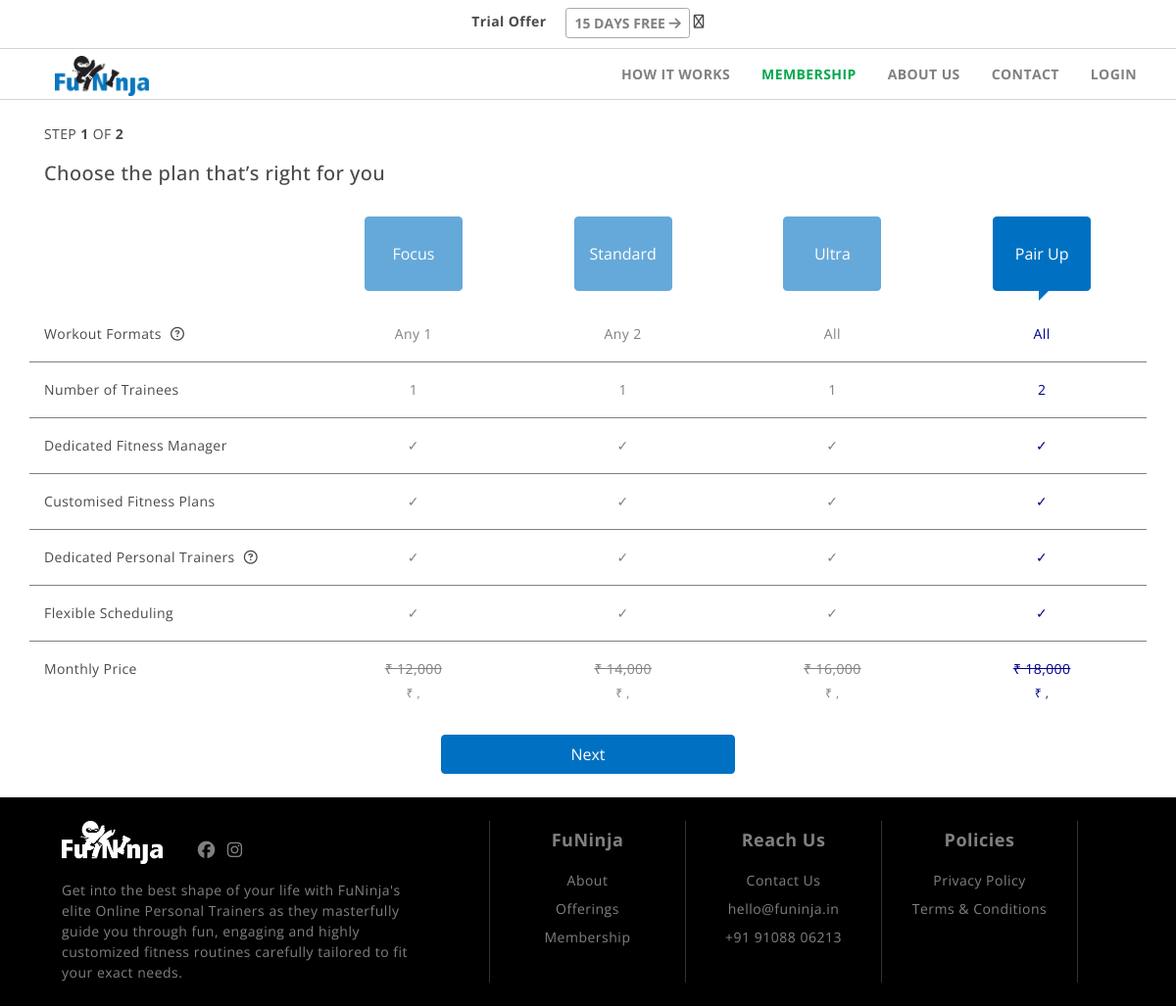
/plans_bkp.php, run on an earlier commit of the app's database.
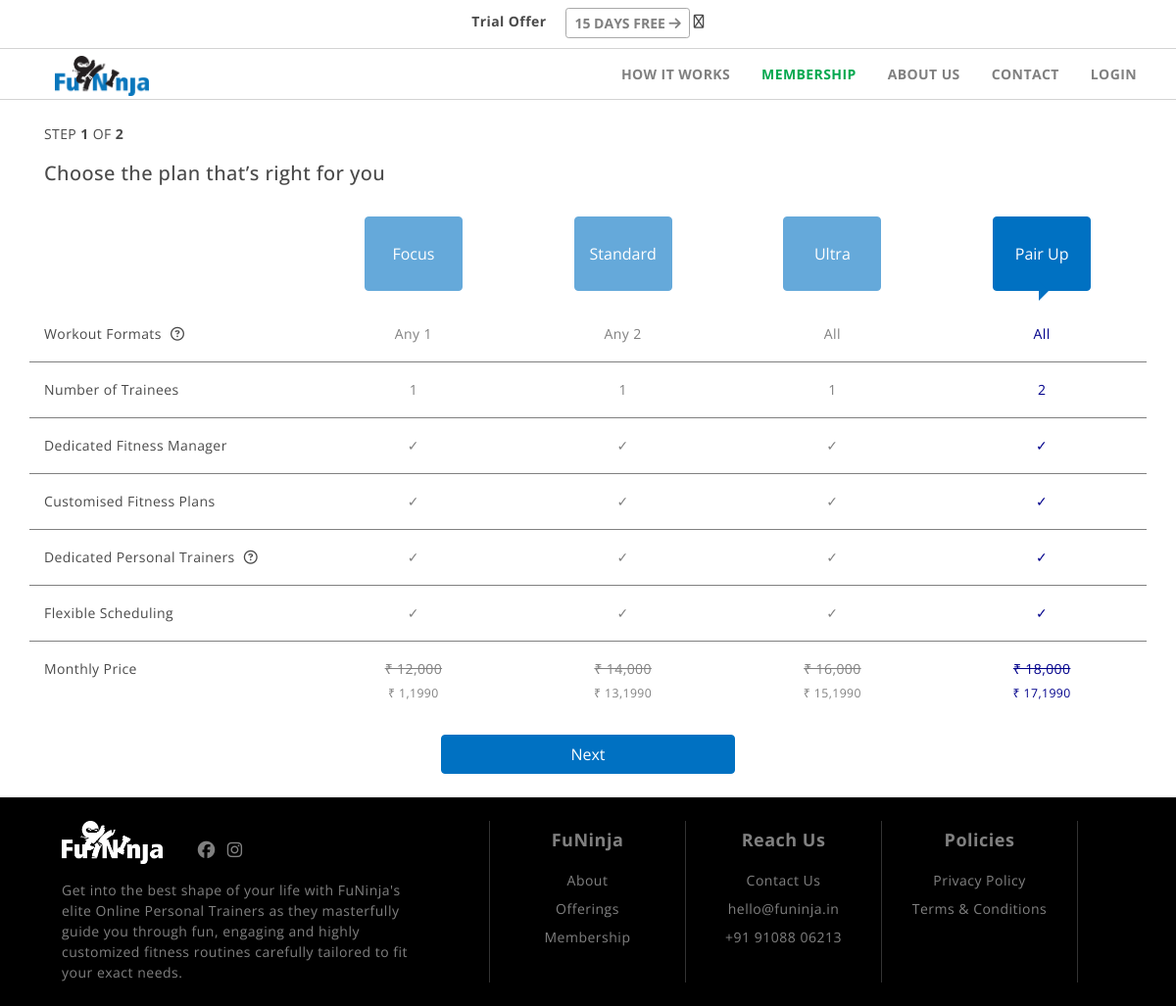
And on a later commit of the database.
### tables this page shows
CREATE TABLE `product_prices` (
  `id` int(11) NOT NULL,
  `product_id` int(11) NOT NULL,
  `valid_from` datetime NOT NULL,
  `valid_to` datetime DEFAULT NULL,
  `currency` varchar(10) NOT NULL,
  `amount` int(11) NOT NULL
);

### includes/autoloader.php (called while the page is built, shortened)
<?php
function myAutoLoader($className) {
  $path = ROOT_DIR."/classes/";
  $extension = ".php";
  $fullPath = $path . $className . $extension;
}
?>

### classes/Product.php (called while the page is built, shortened)
<?php
require_once ( ROOT_DIR.'/includes/autoloader.php' );
class Product {
  public $productName;
  function __construct($name, $conn) {
    $this->productName = $name;
    $this->setCurrentPrices($conn);
    $this->setAttributes($conn);
  }
  function setAttributes($conn){
    $sql = "select pad.attribute_name, pa.attribute_value from products p, product_attribute_definitions pad, product_attributes pa
            where p.name = '".$this->productName."' and p.id=pa.product_id and pa.attribute_id=pad.id and sysdate() BETWEEN pa.valid_from and
            IFNULL(pa.valid_to,  DATE_ADD(sysdate(), INTERVAL 1 YEAR) );";
    $stmt = mysqli_stmt_init($conn);
    if(!mysqli_stmt_prepare($stmt, $sql)){
      return "sqlerror";
    } else {
      mysqli_stmt_execute($stmt);
      $result = mysqli_stmt_get_result($stmt);
      while($row = $result->fetch_assoc()) {
        switch ($row['attribute_name']) {
          case "number of sessions":
            $this->numberOfSessions = $row['attribute_value'];
            break;
          case "valid days":
            $this->validityDuration = $row['attribute_value'];
            break;
          }
      }
    }
  }
  function setCurrentPrices($conn){
    $sql="select pp.id from products p, product_prices pp where p.id=pp.product_id and p.name=? and pp.currency=?";
    $currency="INR";
    $stmt = mysqli_stmt_init($conn);
    mysqli_stmt_prepare($stmt, $sql);
    mysqli_stmt_bind_param($stmt, "ss", $this->productName, $currency);
    mysqli_stmt_execute($stmt);
    $result = mysqli_stmt_get_result($stmt);
    if (!$row = mysqli_fetch_assoc($result)) {
      return false;
    } else {
      $this->currentPriceINR=new ProductPrice($row["id"], $conn);
    }
  }
}
?>

### classes/ProductPrice.php (called while the page is built, shortened)
<?php
require_once ( ROOT_DIR.'/includes/autoloader.php' );
class ProductPrice {
  function __construct($id, $conn) {
    $sql = "select * from product_prices where id=?";
    $stmt = mysqli_stmt_init($conn);
    mysqli_stmt_prepare($stmt, $sql);
    mysqli_stmt_bind_param($stmt, "s", $id);
    mysqli_stmt_execute($stmt);
    $result = mysqli_stmt_get_result($stmt);
    if (!$row = mysqli_fetch_assoc($result)) {
      return false;
    } else {
      $this->amount=$row["amount"];
    }
  }
}
?>

### plans_bkp.php (the view, shortened to what the changed rows need)
<?php
include_once ( ROOT_DIR.'/includes/autoloader.php' );
?>
<!DOCTYPE html>
<html lang='en'>
<head>
  <?php
  require ROOT_DIR."/includes/frameworks.php";
  ?>
</head>
<body>
<?php
include ROOT_DIR."/header.php";
?>
<?php
$product1 = new Product("Focus",$conn);
$product2 = new Product("Standard",$conn);
$product3 = new Product("Ultra",$conn);
$product4 = new Product("Pair Up",$conn);
?>
<div class="container pt-2 pt-md-3">
<div class="row pt-3 mb-2">
<div class="col prod1 plansMobileContent"> <strike>₹ 12,000 </strike> <br> <small><?php echo "₹ ".substr($product1->currentPriceINR->amount, 0,1).','.substr($product1->currentPriceINR->amount, 1,4); ?></small>
</div class="col">
<div class="col prod2 plansMobileContent"> <strike>₹ 14,000 </strike> <br><small><?php echo "₹ ".substr($product2->currentPriceINR->amount, 0,2).','.substr($product1->currentPriceINR->amount, 1,5); ?></small>
</div class="col">
<div class="col prod3 plansMobileContent"> <strike>₹ 16,000 </strike> <br><small><?php echo "₹ ".substr($product3->currentPriceINR->amount, 0,2).','.substr($product1->currentPriceINR->amount, 1,5); ?></small>
</div class="col">
<div class="col prod4 plansMobileContent"> <strike>₹ 18,000 </strike> <br><small><?php echo "₹ ".substr($product4->currentPriceINR->amount, 0,2).','.substr($product1->currentPriceINR->amount, 1,5); ?></small>
</div class="col">
</div class = "row">
</div>
<?php
  require "footer.php";
?>

What changed in the data, as far as the page shows it:
added product_prices: amount "1", amount "1990"
added product_prices: amount "13"
added product_prices: amount "15"
added product_prices: amount "17"
